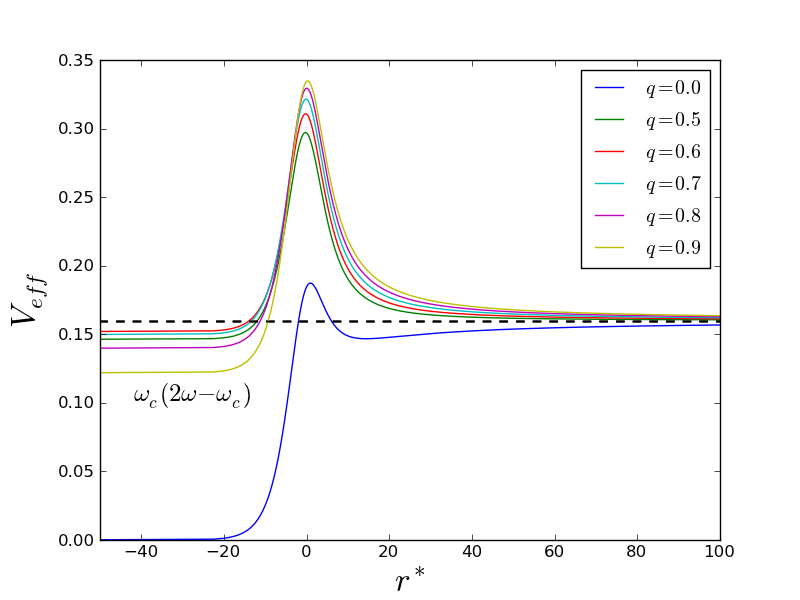

Reproduce this figure in Python.
from scipy import *
from pylab import *
import sys

qs = raw_input('qs: ').split()
Qs = raw_input('Qs: ').split()
mus = raw_input('mus: ').split()
ws = raw_input('ws: ').split()
l = 1.0

def Veff(q,Q,mu,w,l):
  rm = 1-sqrt(1-Q**2)
  rp = 1+sqrt(1-Q**2)
  r = linspace(rp+1e-8,100,100000)
  rstar = lambda x: x + 2/(rp-rm) * (rp * log(abs(x-rp)/2) - rm * log(abs(x-rm)/2))

  f = lambda x: 1 - 2/x + Q**2/x**2
  df = lambda x: 2/x**2 - 2*Q**2/x**3

  Veff = lambda x: q*Q/x * (2*w-q*Q/x) + f(x)*(l*(l+1)/x**2 + mu**2) + f(x)*df(x)/x
  #plot(rstar(r),Veff(r), label='$q='+str(q)+'$, $Q='+str(Q)+'$, $\mu='+str(mu)+'$, $\omega='+str(w)+'$')
  #plot(rstar(r),Veff(r), label='$\mu='+str(mu)+'$')
  #plot(rstar(r),Veff(r), label='$Q='+str(Q)+'$')
  plot(rstar(r),Veff(r), label='$q='+str(q)+'$')
  #plot(rstar(r),Veff(r), label='$\omega='+str(w)+'$')
  axhline(y=mu**2,xmin=min(rstar(r)), xmax=max(rstar(r)), linestyle='--',color='black')

for q in qs:
  q = float(q)
  for Q in Qs:
    Q = float(Q)
    for mu in mus:
      mu = float(mu)
      for w in ws:
        w = float(w)
        Veff(q,Q,mu,w,l)
text(-42,0.1,r'$\omega_c\left(2\omega-\omega_c\right)$',fontsize=18)
xlabel(r'$r^*$',fontsize=24)
ylabel(r'$V_{eff}$',fontsize=24)
xlim(-50,100)
# ylim(0,0.3)
legend()
savefig('potential.png')
savefig('potential.eps')
